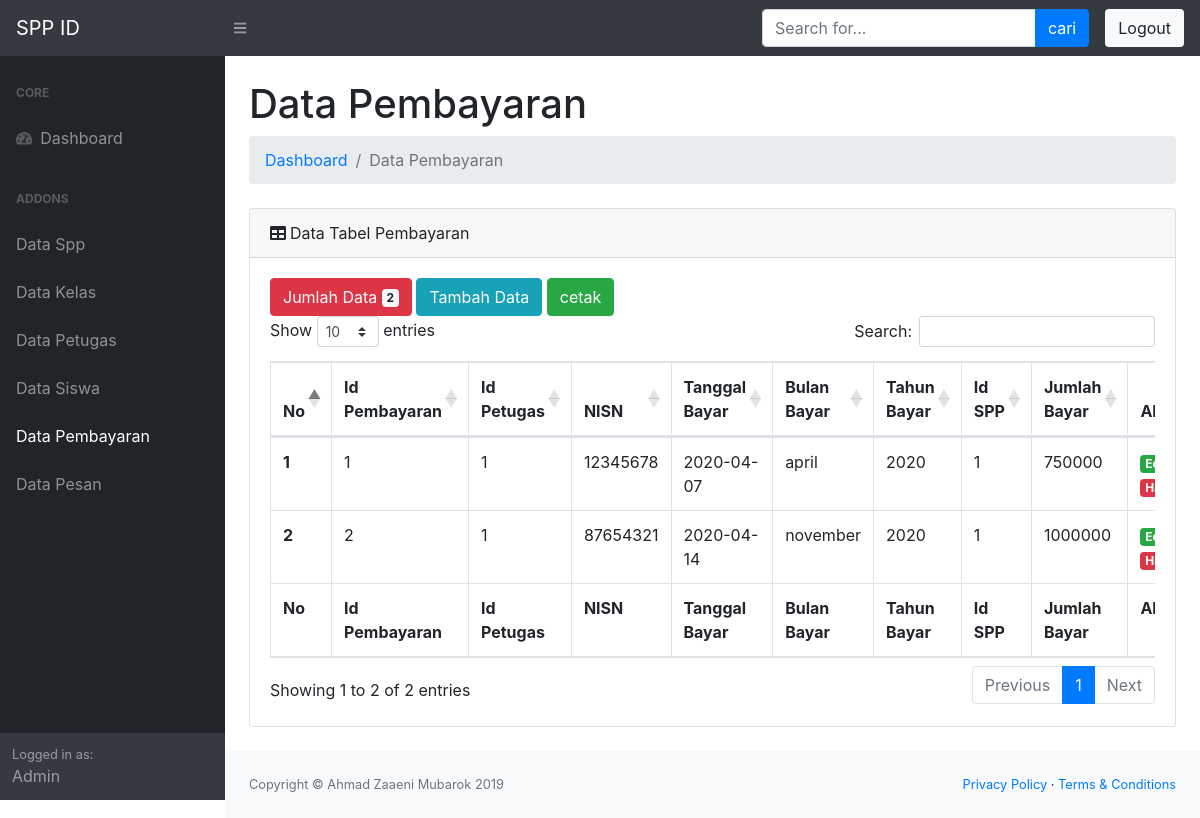
Screenshot of /dist/layout.php?page=pembayaran (signed in) with the database file from the repository.
### tables this page shows
CREATE TABLE `pembayaran` (
  `id_pembayaran` int(11) NOT NULL,
  `id_petugas` int(11) NOT NULL,
  `nisn` varchar(10) NOT NULL,
  `tgl_bayar` date NOT NULL,
  `bulan_bayar` varchar(8) NOT NULL,
  `tahun_bayar` varchar(4) NOT NULL,
  `id_spp` int(11) NOT NULL,
  `jumlah_bayar` int(11) NOT NULL
);

### dist/koneksi.php (called while the page is built, shortened)
<?php
$db = mysqli_connect("localhost", "root", "", "spp");
function show($table, $where = null) {
	global $db;
	$command = "SELECT * FROM $table";
	$query = mysqli_query($db, $command) or die ($db->error);
	$row = array();
	while ($rows = mysqli_fetch_array($query, MYSQLI_BOTH)) {
		$row[] = $rows;
	}
	return $row;
}

### dist/pembayaran.php (the view, shortened to what this page needs)
<div class="container-fluid">
    <h1 class="mt-4">Data Pembayaran</h1>
    <ol class="breadcrumb mb-4">
        <li class="breadcrumb-item"><a href="?page=index">Dashboard</a></li>
        <li class="breadcrumb-item active">Data Pembayaran</li>
    </ol>
    <div class="card mb-4">
        <div class="card-header"><i class="fas fa-table mr-1"></i>Data Tabel Pembayaran</div>
        <div class="card-body">
            <?php
            $query = mysqli_query ($db,'SELECT *FROM pembayaran');
            $jumlah =mysqli_num_rows($query);
            ?>
              <button class="btn btn-danger">Jumlah Data <span class="badge badge-light"> <?php echo $jumlah; ?></span></button>
        <a class="btn btn-info" href="?page=tambahpembayaran" >
            <span class="glyphicon glyphicon-plus">Tambah Data </span>
        </a>
        <button class="btn btn-success" name="cetak" id="cetak">cetak</button>
            <div class="table-responsive">
               <table class="table table-bordered" id="dataTable" width="100%" cellspacing="0">
                    <thead>
                        <tr>
                            <th>No</th>
                            <th>Id Pembayaran</th>
                            <th>Id Petugas</th>
                            <th>NISN</th>
                            <th>Tanggal Bayar</th>
                            <th>Bulan Bayar</th>
                            <th>Tahun Bayar</th>
                            <th>Id SPP</th>
                            <th>Jumlah Bayar</th>
                            <th>Aksi</th>
                        </tr>
                    </thead>
                    <tfoot>
                        <tr>
                            <th>No</th>
                            <th>Id Pembayaran</th>
                            <th>Id Petugas</th>
                            <th>NISN</th>
                            <th>Tanggal Bayar</th>
                            <th>Bulan Bayar</th>
                            <th>Tahun Bayar</th>
                            <th>Id SPP</th>
                            <th>Jumlah Bayar</th>
                            <th>Aksi</th>
                        </tr>
                    </tfoot>
                    <tbody>
                       <?php
                        $count = 0;
                        $row = show("pembayaran");
                        if ($row == false) {
                            ?>
                            <tr>
                                <td colspan="9" align="center">data kosong</td>
                            </tr>
                            <?php
                        } else {
                        foreach ($row as $data) {
                        $count++;
                        ?>
                        <tr>
                            <th><?php echo $count; ?></th>
                            <td><?php echo $data['id_pembayaran']; ?></td>
                            <td><?php echo $data['id_petugas']; ?></td>
                            <td><?php echo $data['nisn']; ?></td>
                            <td><?php echo $data['tgl_bayar']; ?></td>
                            <td><?php echo $data['bulan_bayar']; ?></td>
                            <td><?php echo $data['tahun_bayar']; ?></td>
                            <td><?php echo $data['id_spp']; ?></td>
                            <td><?php echo $data['jumlah_bayar']; ?></td>
                            <td>
                                <a class="badge badge-success" href="?page=editpembayaran&id_pembayaran=<?php echo $data['id_pembayaran']; ?>">Edit</a>
                                <a onclick="return confirm('Yakin ingin menghapus data ini??');" class="badge badge-danger" href="?page=hapuspembayaran&id_pembayaran=<?php echo $data['id_pembayaran']; ?>">Hapus</a>
                            </td>
                        </tr>
                        <?php } } ?>
                    </tbody>
                </table>
            </div>
        </div>
    </div>
</div>

### rows the page displays
pembayaran: id_pembayaran "1", id_petugas "1", nisn "12345678", tgl_bayar "2020-04-07", bulan_bayar "april", tahun_bayar "2020", id_spp "1", jumlah_bayar "750000"
pembayaran: id_pembayaran "2", id_petugas "1", nisn "87654321", tgl_bayar "2020-04-14", bulan_bayar "november", tahun_bayar "2020", id_spp "1", jumlah_bayar "1000000"

### other values shown
$jumlah "2"
